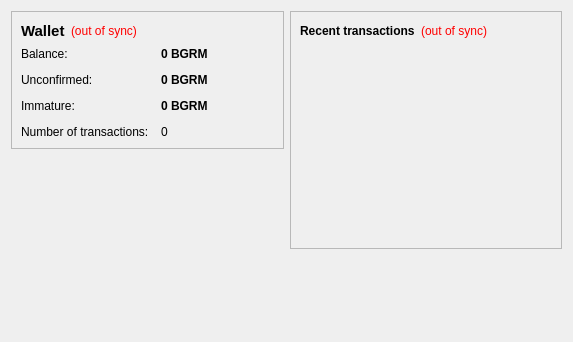
<?xml version="1.0" encoding="UTF-8"?>
<ui version="4.0">
 <class>OverviewPage</class>
 <widget class="QWidget" name="OverviewPage">
  <property name="geometry">
   <rect>
    <x>0</x>
    <y>0</y>
    <width>573</width>
    <height>342</height>
   </rect>
  </property>
  <property name="windowTitle">
   <string>Form</string>
  </property>
  <layout class="QHBoxLayout" name="horizontalLayout" stretch="1,1">
   <item>
    <layout class="QVBoxLayout" name="verticalLayout_2">
     <item>
      <widget class="QFrame" name="frame">
       <property name="frameShape">
        <enum>QFrame::StyledPanel</enum>
       </property>
       <property name="frameShadow">
        <enum>QFrame::Raised</enum>
       </property>
       <layout class="QVBoxLayout" name="verticalLayout_4">
        <item>
         <layout class="QHBoxLayout" name="horizontalLayout_4">
          <item>
           <widget class="QLabel" name="label_5">
            <property name="font">
             <font>
              <pointsize>11</pointsize>
              <weight>75</weight>
              <bold>true</bold>
             </font>
            </property>
            <property name="text">
             <string>Wallet</string>
            </property>
           </widget>
          </item>
          <item>
           <widget class="QLabel" name="labelWalletStatus">
            <property name="toolTip">
             <string>The displayed information may be out of date. Your wallet automatically synchronizes with the Bidgram network after a connection is established, but this process has not completed yet.</string>
            </property>
            <property name="styleSheet">
             <string notr="true">QLabel { color: red; }</string>
            </property>
            <property name="text">
             <string notr="true">(out of sync)</string>
            </property>
            <property name="alignment">
             <set>Qt::AlignLeading|Qt::AlignLeft|Qt::AlignVCenter</set>
            </property>
           </widget>
          </item>
          <item>
           <spacer name="horizontalSpacer_2">
            <property name="orientation">
             <enum>Qt::Horizontal</enum>
            </property>
            <property name="sizeHint" stdset="0">
             <size>
              <width>40</width>
              <height>20</height>
             </size>
            </property>
           </spacer>
          </item>
         </layout>
        </item>
        <item>
         <layout class="QFormLayout" name="formLayout_2">
          <property name="fieldGrowthPolicy">
           <enum>QFormLayout::AllNonFixedFieldsGrow</enum>
          </property>
          <property name="horizontalSpacing">
           <number>12</number>
          </property>
          <property name="verticalSpacing">
           <number>12</number>
          </property>
          <item row="0" column="0">
           <widget class="QLabel" name="label">
            <property name="text">
             <string>Balance:</string>
            </property>
           </widget>
          </item>
          <item row="0" column="1">
           <widget class="QLabel" name="labelBalance">
            <property name="font">
             <font>
              <weight>75</weight>
              <bold>true</bold>
             </font>
            </property>
            <property name="cursor">
             <cursorShape>IBeamCursor</cursorShape>
            </property>
            <property name="toolTip">
             <string>Your current balance</string>
            </property>
            <property name="text">
             <string notr="true">0 BGRM</string>
            </property>
            <property name="textInteractionFlags">
             <set>Qt::LinksAccessibleByMouse|Qt::TextSelectableByKeyboard|Qt::TextSelectableByMouse</set>
            </property>
           </widget>
          </item>
          <item row="1" column="0">
           <widget class="QLabel" name="label_3">
            <property name="text">
             <string>Unconfirmed:</string>
            </property>
           </widget>
          </item>
          <item row="1" column="1">
           <widget class="QLabel" name="labelUnconfirmed">
            <property name="font">
             <font>
              <weight>75</weight>
              <bold>true</bold>
             </font>
            </property>
            <property name="cursor">
             <cursorShape>IBeamCursor</cursorShape>
            </property>
            <property name="toolTip">
             <string>Total of transactions that have yet to be confirmed, and do not yet count toward the current balance</string>
            </property>
            <property name="text">
             <string notr="true">0 BGRM</string>
            </property>
            <property name="textInteractionFlags">
             <set>Qt::LinksAccessibleByMouse|Qt::TextSelectableByKeyboard|Qt::TextSelectableByMouse</set>
            </property>
           </widget>
          </item>
          <item row="3" column="0">
           <widget class="QLabel" name="label_2">
            <property name="text">
             <string>Number of transactions:</string>
            </property>
           </widget>
          </item>
          <item row="3" column="1">
           <widget class="QLabel" name="labelNumTransactions">
            <property name="toolTip">
             <string>Total number of transactions in wallet</string>
            </property>
            <property name="text">
             <string notr="true">0</string>
            </property>
           </widget>
          </item>
          <item row="2" column="0">
           <widget class="QLabel" name="labelImmatureText">
            <property name="text">
             <string>Immature:</string>
            </property>
           </widget>
          </item>
          <item row="2" column="1">
           <widget class="QLabel" name="labelImmature">
            <property name="font">
             <font>
              <weight>75</weight>
              <bold>true</bold>
             </font>
            </property>
            <property name="toolTip">
             <string>Mined balance that has not yet matured</string>
            </property>
            <property name="text">
             <string notr="true">0 BGRM</string>
            </property>
            <property name="textInteractionFlags">
             <set>Qt::LinksAccessibleByMouse|Qt::TextSelectableByKeyboard|Qt::TextSelectableByMouse</set>
            </property>
           </widget>
          </item>
         </layout>
        </item>
       </layout>
      </widget>
     </item>
     <item>
      <spacer name="verticalSpacer">
       <property name="orientation">
        <enum>Qt::Vertical</enum>
       </property>
       <property name="sizeHint" stdset="0">
        <size>
         <width>20</width>
         <height>40</height>
        </size>
       </property>
      </spacer>
     </item>
    </layout>
   </item>
   <item>
    <layout class="QVBoxLayout" name="verticalLayout_3">
     <item>
      <widget class="QFrame" name="frame_2">
       <property name="frameShape">
        <enum>QFrame::StyledPanel</enum>
       </property>
       <property name="frameShadow">
        <enum>QFrame::Raised</enum>
       </property>
       <layout class="QVBoxLayout" name="verticalLayout">
        <item>
         <layout class="QHBoxLayout" name="horizontalLayout_2">
          <item>
           <widget class="QLabel" name="label_4">
            <property name="text">
             <string>&lt;b&gt;Recent transactions&lt;/b&gt;</string>
            </property>
           </widget>
          </item>
          <item>
           <widget class="QLabel" name="labelTransactionsStatus">
            <property name="toolTip">
             <string>The displayed information may be out of date. Your wallet automatically synchronizes with the Bidgram network after a connection is established, but this process has not completed yet.</string>
            </property>
            <property name="styleSheet">
             <string notr="true">QLabel { color: red; }</string>
            </property>
            <property name="text">
             <string notr="true">(out of sync)</string>
            </property>
            <property name="alignment">
             <set>Qt::AlignRight|Qt::AlignTrailing|Qt::AlignVCenter</set>
            </property>
           </widget>
          </item>
          <item>
           <spacer name="horizontalSpacer">
            <property name="orientation">
             <enum>Qt::Horizontal</enum>
            </property>
            <property name="sizeHint" stdset="0">
             <size>
              <width>40</width>
              <height>20</height>
             </size>
            </property>
           </spacer>
          </item>
         </layout>
        </item>
        <item>
         <widget class="QListView" name="listTransactions">
          <property name="styleSheet">
           <string notr="true">QListView { background: transparent; }</string>
          </property>
          <property name="frameShape">
           <enum>QFrame::NoFrame</enum>
          </property>
          <property name="verticalScrollBarPolicy">
           <enum>Qt::ScrollBarAlwaysOff</enum>
          </property>
          <property name="horizontalScrollBarPolicy">
           <enum>Qt::ScrollBarAlwaysOff</enum>
          </property>
          <property name="selectionMode">
           <enum>QAbstractItemView::NoSelection</enum>
          </property>
         </widget>
        </item>
       </layout>
      </widget>
     </item>
     <item>
      <spacer name="verticalSpacer_2">
       <property name="orientation">
        <enum>Qt::Vertical</enum>
       </property>
       <property name="sizeHint" stdset="0">
        <size>
         <width>20</width>
         <height>40</height>
        </size>
       </property>
      </spacer>
     </item>
    </layout>
   </item>
  </layout>
 </widget>
 <resources/>
 <connections/>
</ui>
